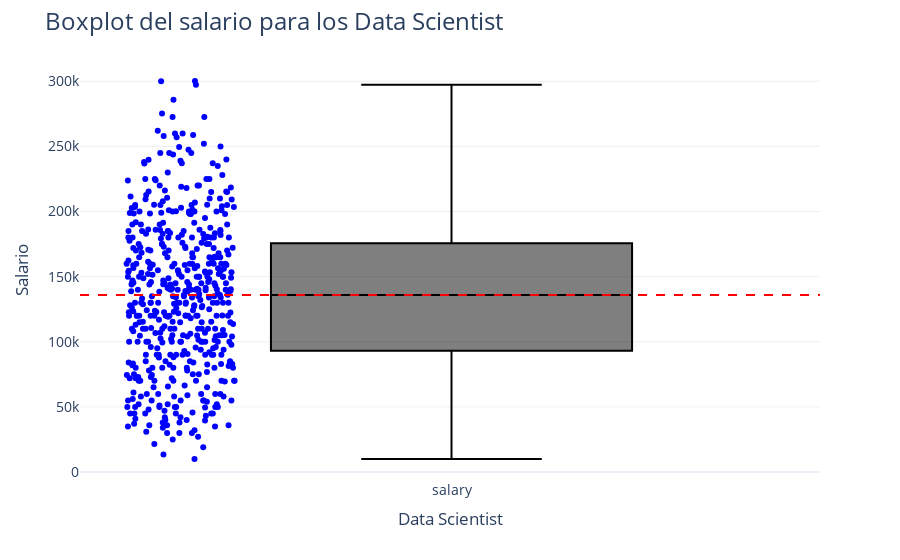

The notebook cell this image was saved under:
### Markdown cell above
Aquí tenemos un problema con los outliers. Al haber valores tan elevados no nos permiten visualizar bien el gráfico de caja. Para ello, creamos una función que los elimine y hacemos la misma gráfica para poder verla bien, sin esos outliers.

### Code cell
def remove_outliers(data, column):
    Q1 = data[column].quantile(0.25)
    Q3 = data[column].quantile(0.75)
    IQR = Q3-Q1
    lower_bound = Q1 - 1.5*IQR
    upper_bound = Q3 + 1.5*IQR
    return data[(data[column] > lower_bound) & (data[column] < upper_bound)]

data = remove_outliers(data,'salary')
media = int(data.mean())
fig = px.box(data, template="plotly_white")
fig.add_shape(
    type="line",
    x0=0, x1=1, y0=media, y1=media,
    line=dict(color="red", width=2, dash="dash"),
    xref="paper", yref="y"
)

fig.update_layout(
    title="Boxplot del salario para los Data Scientist",
    title_font_size=24,  # Tamaño del título
    xaxis_title="Data Scientist",  # Ajusta según tus datos
    yaxis_title="Salario",  # Ajusta según tus datos
    font=dict(size=14),  # Tamaño general de la fuente
    plot_bgcolor="rgba(0,0,0,0)",  # Fondo transparente
    showlegend=False
)

fig.update_traces(boxpoints='all',
    marker_color='blue',  # Color del boxplot
    boxmean=True,  # Desactiva la línea de la media del boxplot
    jitter=0.3,  # Aleatoriedad de los puntos (si hay muchos valores)
    pointpos=-1.5,  # Posición de los puntos en relación a la caja
    line=dict(color="black")  # Color de la línea de la caja
)
fig.show()

### Figure 1 — Plotly figure (JSON) as saved in the notebook; plotly's stock layout.template omitted (floating-point values rounded to 4 significant figures; data arrays with more than 128 entries replaced by an {"elided": "..."} marker saying what was removed)
{"data": [{"alignmentgroup": "True", "boxmean": true, "boxpoints": "all", "hovertemplate": "variable=%{x}<br>value=%{y}<extra></extra>", "jitter": 0.3, "legendgroup": "", "line": {"color": "black"}, "marker": {"color": "blue"}, "name": "", "notched": false, "offsetgroup": "", "orientation": "v", "pointpos": -1.5, "showlegend": false, "type": "box", "x": {"elided": "511 str values"}, "x0": " ", "xaxis": "x", "y": {"elided": "511 int values"}, "y0": " ", "yaxis": "y"}], "layout": {"boxmode": "group", "font": {"size": 14}, "legend": {"tracegroupgap": 0}, "margin": {"t": 60}, "plot_bgcolor": "rgba(0,0,0,0)", "shapes": [{"line": {"color": "red", "dash": "dash", "width": 2}, "type": "line", "x0": 0, "x1": 1, "xref": "paper", "y0": 135876, "y1": 135876, "yref": "y"}], "showlegend": false, "title": {"font": {"size": 24}, "text": "Boxplot del salario para los Data Scientist"}, "xaxis": {"anchor": "y", "domain": [0, 1], "title": {"text": "Data Scientist"}}, "yaxis": {"anchor": "x", "domain": [0, 1], "title": {"text": "Salario"}}}}
